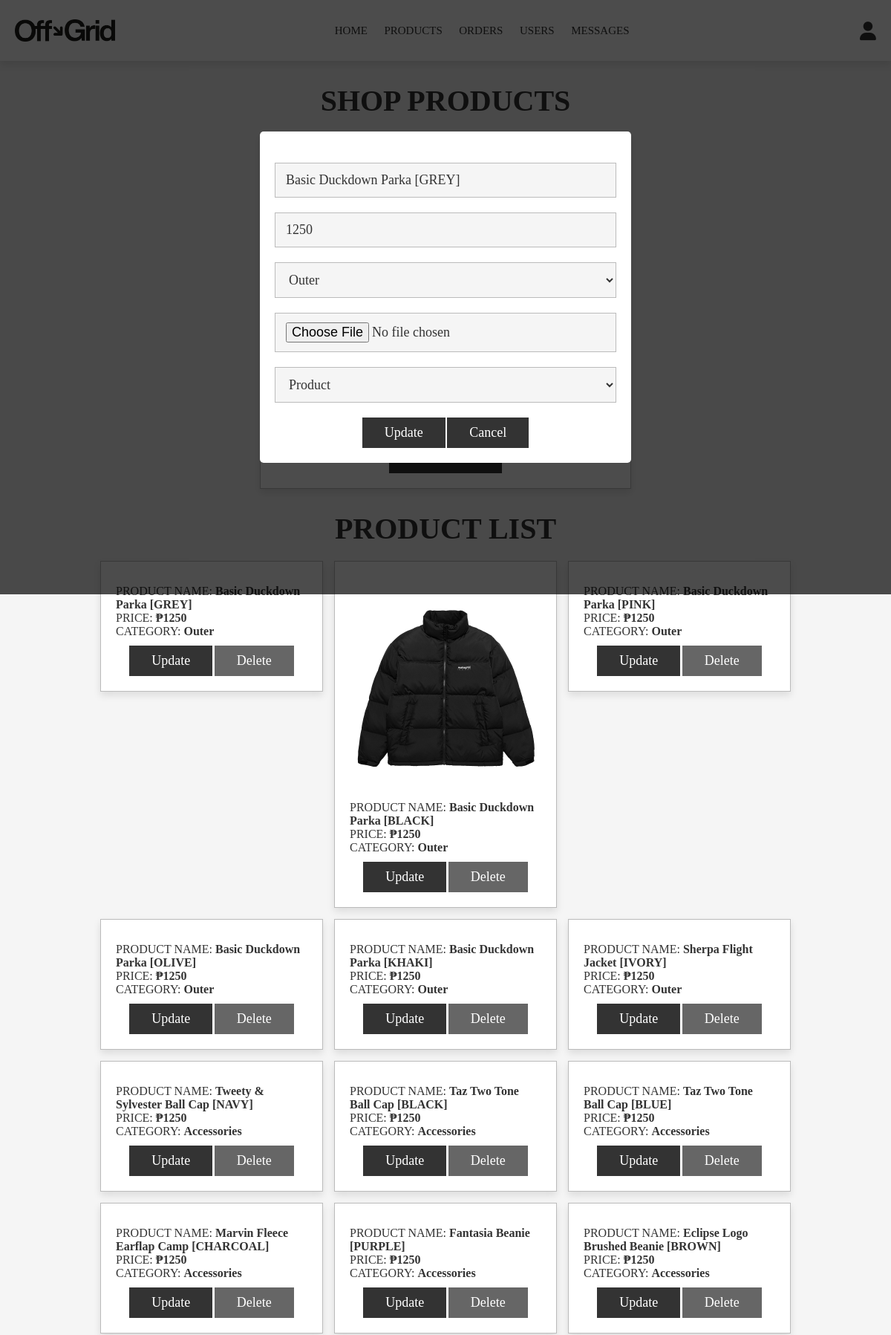
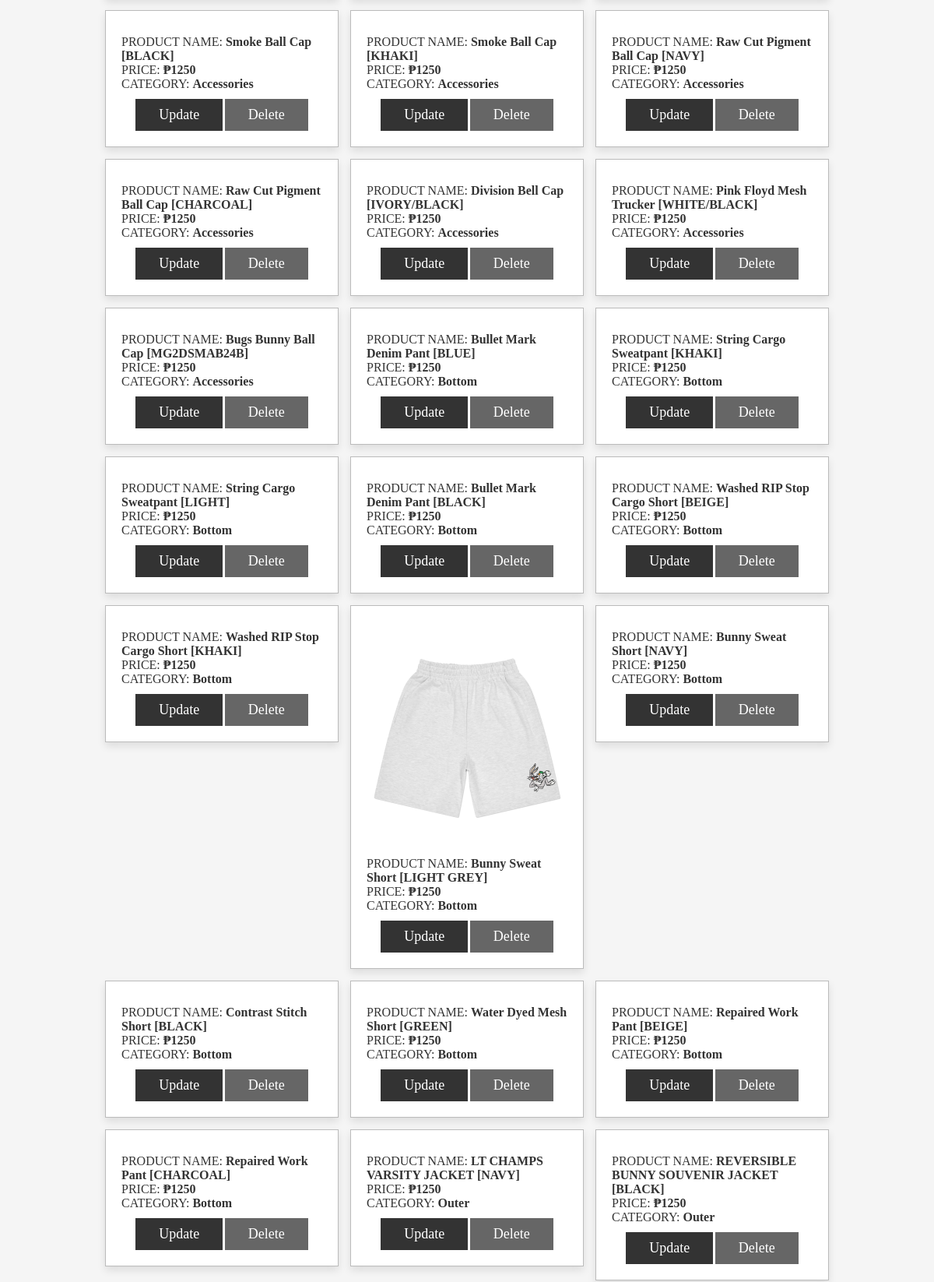
The page /admin_products.php?update=6 (signed in, upper part) on the database its author committed (2 pictures, top to bottom).
### tables this page shows
CREATE TABLE `products` (
  `id` int(100) NOT NULL,
  `name` varchar(100) NOT NULL,
  `price` int(100) NOT NULL,
  `image` varchar(100) NOT NULL,
  `category` varchar(50) NOT NULL,
  `stock` int(100) NOT NULL,
  `size` varchar(255) DEFAULT NULL,
  `location` varchar(250) NOT NULL
);

### admin_products.php (the view, shortened to what this page needs)
<?php
include 'config.php';
?>
<!DOCTYPE html>
<html lang="en">
<head>
   <link rel="stylesheet" href="https://cdnjs.cloudflare.com/ajax/libs/font-awesome/6.0.0/css/all.min.css">
   <link rel="stylesheet" href="css/admin_style.css">
   <link rel="stylesheet" href="css/sarili.css">
</head>
<body>
<?php include 'admin_header.php'; ?>
<section class="add-products">
   <h1 class="title">shop products</h1>
   <form action="" method="post" enctype="multipart/form-data">
      <h3>Add Product</h3>
   </form>
</section>
<section class="show-products">
   <h1 class="title">product list</h1>
   <div class="box-container">
      <?php
         $select_products = mysqli_query($conn, "SELECT * FROM `products`") or die('query failed');
         if(mysqli_num_rows($select_products) > 0){
            while($fetch_products = mysqli_fetch_assoc($select_products)){
      ?>
      <div class="box">
         <img src="uploaded_img/<?php echo $fetch_products['image']; ?>" alt="">
         <div class="name">PRODUCT NAME: <span><?php echo $fetch_products['name']; ?></span></div>
         <div class="price">PRICE: <span>₱<?php echo $fetch_products['price']; ?></span></div>
         <div class="category">CATEGORY: <span><?php echo $fetch_products['category']; ?></span></div>
         <a href="admin_products.php?update=<?php echo $fetch_products['id']; ?>" class="option-btn">Update</a>
         <a href="admin_products.php?delete=<?php echo $fetch_products['id']; ?>" class="delete-btn" onclick="return confirm('Delete this product?');">Delete</a>
      </div>
      <?php
         }
      }else{
         echo '<p class="empty">no products added yet!</p>';
      }
      ?>
   </div>
</section>
<section class="edit-product-form">
   <?php
      if(isset($_GET['update'])){
         $update_id = $_GET['update'];
         $update_query = mysqli_query($conn, "SELECT * FROM `products` WHERE id = '$update_id'") or die('query failed');
         if(mysqli_num_rows($update_query) > 0){
            while($fetch_update = mysqli_fetch_assoc($update_query)){
   ?>
   <form action="" method="post" enctype="multipart/form-data">
      <input type="text" name="update_name" value="<?php echo $fetch_update['name']; ?>" class="box" required placeholder="enter product name">
      <input type="number" name="update_price" value="<?php echo $fetch_update['price']; ?>" min="0" class="box" required placeholder="enter product price">
      <select name="update_category" class="box" required>
         <?php
         $categories = ['Top', 'Outer', 'Bottom', 'Accessories'];
         $selectedCategory = $fetch_update['category'];
         foreach ($categories as $category) {
            echo '<option value="' . $category . '" ' . ($category === $selectedCategory ? 'selected' : '') . '>' . ucfirst($category) . '</option>';
         }
         ?>
      </select>
      <input type="file" class="box" name="update_image" accept="image/jpg, image/jpeg, image/png">
      <select name="update_location" class="box" required>
         <option value="product" <?php echo ($fetch_update['location'] === 'product') ? 'selected' : ''; ?>>Product</option>
      </select>
      <input type="submit" value="update" name="update_product" class="btn">
      <input type="reset" value="cancel" id="close-update" class="option-btn">
   </form>
   <?php
         }
      }
      } else {
         echo '<script>document.querySelector(".edit-product-form").style.display = "none";</script>';
      }
   ?>
</section>
</body>
</html>

### css/admin_style.css (style rules this page uses)
:root { --mnp:#333; --emps:#666; --jkl:#333; --black:#333; --white:#fff; --light-color:#666; --light-white:#ccc; --light-bg:#f5f5f5; --border:.1rem solid var(--black); --border2:.1rem solid var(--esmi); --box-shadow:0 .5rem 1rem rgba(0,0,0,.1); --gang: #666; --hd: #333; --esmi: #bbbbbb; }
* { font-family: 'Archivo'; margin:0; padding:0; box-sizing: border-box; outline: none; border:none; text-decoration: none; transition:all .2s linear; }
html { font-size: 62.5%; overflow-x: hidden; }
body { background-color: var(--light-bg); }
section { padding:3rem 2rem; }
.title { text-align: center; margin-bottom: 2rem; text-transform: uppercase; color:var(--black); font-size: 4rem; }
.btn, .option-btn, .delete-btn, .white-btn { display: inline-block; margin-top: 1rem; padding:1rem 3rem; cursor: pointer; color:var(--white); font-size: 1.8rem; text-transform: capitalize; }
.white-btn, .btn { background-color: var(--mnp); }
.option-btn { background-color: var(--jkl); }
.delete-btn { background-color: var(--emps); }
.add-products form { background-color: var(--white); padding:2rem; text-align: center; box-shadow: var(--box-shadow); border:var(--border2); max-width: 50rem; margin:0 auto; }
.add-products form h3 { font-size: 2.5rem; text-transform: uppercase; color:var(--black); margin-bottom: 1.5rem; }
.show-products .box-container { display: grid; grid-template-columns: repeat(auto-fit, 30rem); justify-content: center; gap:1.5rem; max-width: 1200px; margin:0 auto; align-items: flex-start; }
.show-products { padding-top: 0; }
.show-products .box-container .box { text-align: center; padding:2rem; border:var(--border2); box-shadow: var(--box-shadow); background-color: var(--white); }
.show-products .box-container .box img { height: 30rem; }
.show-products .box-container .box span { font-weight: 600; font-size: 1.6rem; color:var(--jkl); }
.show-products .box-container .box .name { text-align: left; font-size: 1.6rem; color:var(--hd); }
.show-products .box-container .box .price { text-align: left; font-size: 1.6rem; color:var(--hd); }
.show-products .box-container .box .category { text-align: left; font-size: 1.6rem; color:var(--hd); }
.edit-product-form { min-height: 100vh; background-color: rgba(0,0,0,.7); display: flex; align-items: center; justify-content: center; padding:2rem; overflow-y: scroll; position: fixed; top:0; left:0; z-index: 1200; width: 100%; }
.edit-product-form form { width: 50rem; padding:2rem; text-align: center; border-radius: .5rem; background-color: var(--white); }
.edit-product-form form .box { margin:1rem 0; padding:1.2rem 1.4rem; border:var(--border2); background-color: var(--light-bg); font-size: 1.8rem; color:var(--black); width: 100%; }

### css/sarili.css (style rules this page uses)
* { font-family: 'Archivo'; }

### rows shown on the page
products: name "Basic Duckdown Parka [GREY]", price "1250", category "Outer", update_name "Basic Duckdown Parka [GREY]", update_price "1250", update_category "Outer"
products: image (picture), name "Basic Duckdown Parka [BLACK]", price "1250", category "Outer"
products: name "Basic Duckdown Parka [PINK]", price "1250", category "Outer"
products: name "Basic Duckdown Parka [OLIVE]", price "1250", category "Outer"
products: name "Basic Duckdown Parka [KHAKI]", price "1250", category "Outer"
products: name "Sherpa Flight Jacket [IVORY]", price "1250", category "Outer"
products: name "Tweety & Sylvester Ball Cap [NAVY]", price "1250", category "Accessories"
products: name "Taz Two Tone Ball Cap [BLACK]", price "1250", category "Accessories"
products: name "Taz Two Tone Ball Cap [BLUE]", price "1250", category "Accessories"
products: name "Marvin Fleece Earflap Camp [CHARCOAL]", price "1250", category "Accessories"
products: name "Fantasia Beanie [PURPLE]", price "1250", category "Accessories"
products: name "Eclipse Logo Brushed Beanie [BROWN]", price "1250", category "Accessories"
products: name "Smoke Ball Cap [BLACK]", price "1250", category "Accessories"
products: name "Smoke Ball Cap [KHAKI]", price "1250", category "Accessories"
products: name "Raw Cut Pigment Ball Cap [NAVY]", price "1250", category "Accessories"
products: name "Raw Cut Pigment Ball Cap [CHARCOAL]", price "1250", category "Accessories"
products: name "Division Bell Cap [IVORY/BLACK]", price "1250", category "Accessories"
products: name "Pink Floyd Mesh Trucker [WHITE/BLACK]", price "1250", category "Accessories"
products: name "Bugs Bunny Ball Cap [MG2DSMAB24B]", price "1250", category "Accessories"
products: name "Bullet Mark Denim Pant [BLUE]", price "1250", category "Bottom"
products: name "String Cargo Sweatpant [KHAKI]", price "1250", category "Bottom"
products: name "String Cargo Sweatpant [LIGHT]", price "1250", category "Bottom"
products: name "Bullet Mark Denim Pant [BLACK]", price "1250", category "Bottom"
products: name "Washed RIP Stop Cargo Short [BEIGE]", price "1250", category "Bottom"
products: name "Washed RIP Stop Cargo Short [KHAKI]", price "1250", category "Bottom"
products: image (picture), name "Bunny Sweat Short [LIGHT GREY]", price "1250", category "Bottom"
products: name "Bunny Sweat Short [NAVY]", price "1250", category "Bottom"
products: name "Contrast Stitch Short [BLACK]", price "1250", category "Bottom"
products: name "Water Dyed Mesh Short [GREEN]", price "1250", category "Bottom"
products: name "Repaired Work Pant [BEIGE]", price "1250", category "Bottom"
products: name "Repaired Work Pant [CHARCOAL]", price "1250", category "Bottom"
products: name "LT CHAMPS VARSITY JACKET [NAVY]", price "1250", category "Outer"
products: name "REVERSIBLE BUNNY SOUVENIR JACKET [BLACK]", price "1250", category "Outer"
